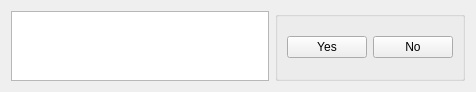
<?xml version="1.0" encoding="UTF-8"?>
<ui version="4.0">
 <class>pt_change</class>
 <widget class="QWidget" name="pt_change">
  <property name="geometry">
   <rect>
    <x>0</x>
    <y>0</y>
    <width>476</width>
    <height>89</height>
   </rect>
  </property>
  <property name="windowTitle">
   <string>Form</string>
  </property>
  <layout class="QGridLayout" name="gridLayout">
   <item row="0" column="1">
    <widget class="QGroupBox" name="groupBox">
     <property name="title">
      <string/>
     </property>
     <layout class="QHBoxLayout" name="horizontalLayout">
      <item>
       <widget class="QPushButton" name="Btn_yes">
        <property name="text">
         <string>Yes</string>
        </property>
       </widget>
      </item>
      <item>
       <widget class="QPushButton" name="Btn_no">
        <property name="text">
         <string>No</string>
        </property>
       </widget>
      </item>
     </layout>
    </widget>
   </item>
   <item row="0" column="0">
    <widget class="QTextBrowser" name="textBrowser"/>
   </item>
  </layout>
 </widget>
 <resources/>
 <connections/>
</ui>
